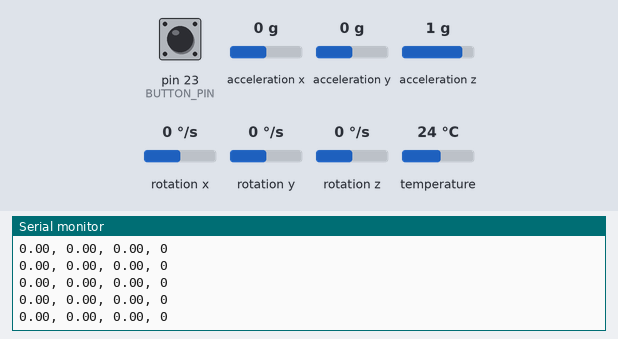
A sketch run on a simulated Arduino Mega 2560, built with avr-gcc and run on an emulated ATmega2560. Parts: the last lines printed to the serial monitor. Inputs (shaded band) come from the test bench; at power-on: rotation x 0 °/s, rotation y 0 °/s, rotation z 0 °/s, pin 23 (BUTTON_PIN) HIGH, acceleration x 0 g, acceleration y 0 g, acceleration z 1 g, temperature 24 °C.

Above: at 1.2 s.
1.3 s: rotation x set to -100 °/s
At 2.0 s:
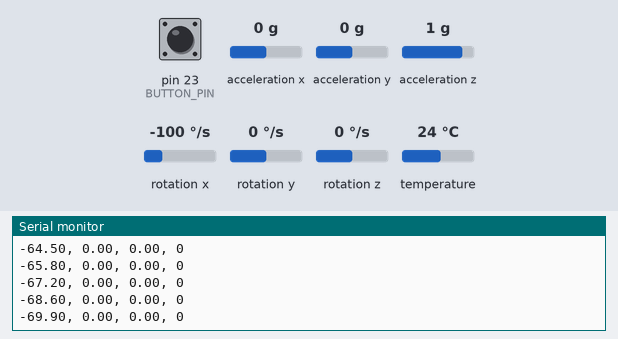
4.3 s: rotation y set to -192 °/s
At 5.3 s:
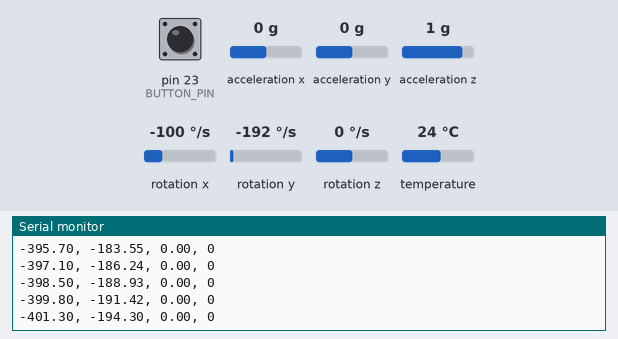
7.3 s: rotation z set to -192 °/s
At 8.2 s:
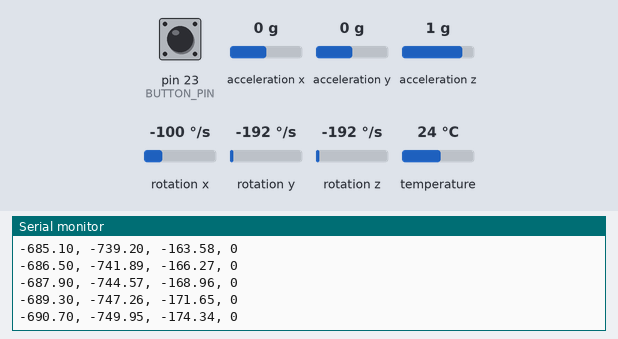
10.3 s: rotation x set to -192 °/s
At 10.9 s:
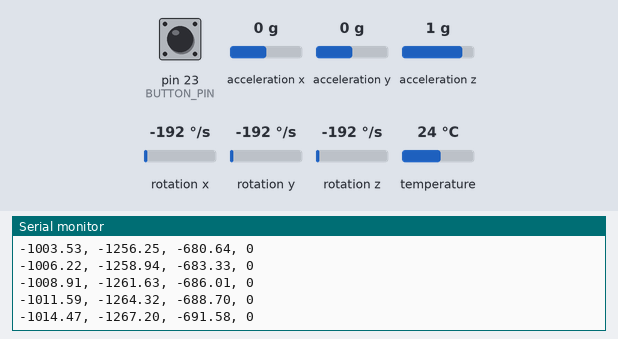
13.3 s: pin 23 (BUTTON_PIN) pulled LOW for 0.15 s
14.9 s: pin 23 (BUTTON_PIN) pulled LOW for 1 s
Timing chart, 0 to 17.9 s (numbered marks = the images above; inputs shaded):
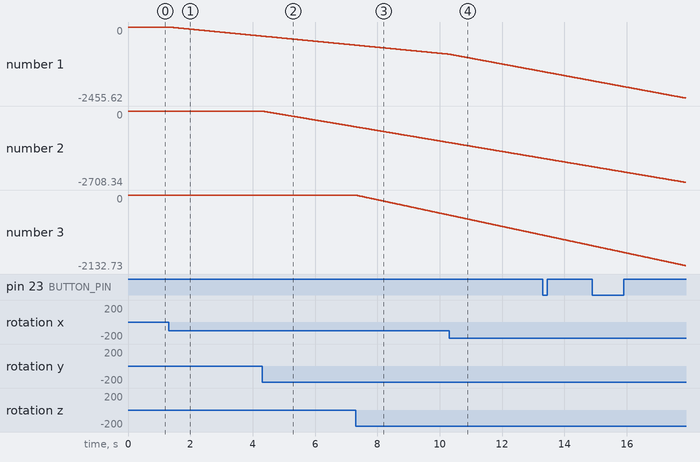

The sketch:

Data_Collection.ino
```cpp
#include <Adafruit_MPU6050.h>
#include <Adafruit_Sensor.h>
#include <Wire.h>

Adafruit_MPU6050 mpu;

float angleX = 0.0, angleY = 0.0, angleZ = 0.0;
unsigned long lastTime = 0;
#define BUTTON_PIN 23

void setup() {
  Serial.begin(115200);
  while (!Serial) { delay(10); }

  if (!mpu.begin()) {
    Serial.println("Failed to find MPU6050 chip");
    while (1) { delay(10); }
  }

  mpu.setAccelerometerRange(MPU6050_RANGE_16_G);
  mpu.setGyroRange(MPU6050_RANGE_250_DEG);
  mpu.setFilterBandwidth(MPU6050_BAND_21_HZ);

  lastTime = millis();
  pinMode(BUTTON_PIN, INPUT_PULLUP);

}

void loop() {
  bool buttonState = digitalRead(BUTTON_PIN);

  sensors_event_t accel, gyro, temp;
  mpu.getEvent(&accel, &gyro, &temp);

  // Calculate delta time in seconds
  unsigned long currentTime = millis();
  float deltaTime = (currentTime - lastTime) / 1000.0;
  lastTime = currentTime;

  // Convert rad/s to deg/s
  float gyroXDegPerSec = gyro.gyro.x * (180.0 / M_PI);
  float gyroYDegPerSec = gyro.gyro.y * (180.0 / M_PI);
  float gyroZDegPerSec = gyro.gyro.z * (180.0 / M_PI);

  // Integrate to get angles
  angleX += gyroXDegPerSec * deltaTime;
  angleY += gyroYDegPerSec * deltaTime;
  angleZ += gyroZDegPerSec * deltaTime;

  // Print only the angles
  //Serial.print("X (Roll): ");
  Serial.print(angleX);
  Serial.print(", ");
  //Serial.print(", Y (Pitch): ");
  Serial.print(angleY);
  Serial.print(", ");
  //Serial.print(", Z (Yaw): ");
  Serial.print(angleZ);
  Serial.print(", ");
  if (buttonState == LOW) {
    Serial.print("1");
  } else {
    Serial.print("0");
  }
  Serial.println("");


  delay(10);
}
```

Measured:
- after the input at 1.3 s, the serial monitor: prints a new line at once (image 1)
- plotted number 1: 0 → -300.1 after the input at 1.3 s
